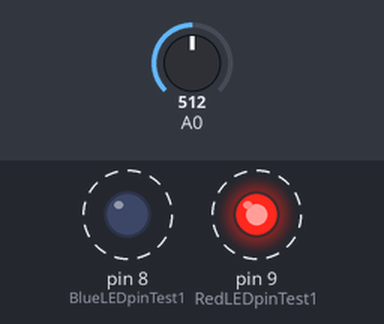
Recording of a sketch running on a simulated Arduino Uno, built with avr-gcc and run on an emulated ATmega328P. Parts: output pins drawn as LEDs (lit = HIGH). Dashed ring = blinking. Inputs (shaded band) come from the test bench; at power-on: A0 = 512. What the sketch prints to the serial monitor is not drawn.

Above: at 0.03 s.
Timing chart, 0 to 3.0 s (numbered marks = the images above):
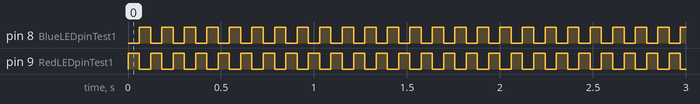

Measured:
- by itself, pin 8 (BlueLEDpinTest1), pin 9 (RedLEDpinTest1): alternates HIGH for 0.06 s and LOW for 0.06 s

The sketch:

LEDtestSuite.ino
```cpp
/*
Color sensing, 2 tests
test 1: Multiplexed LED's, 1 cone
photoDiode input: A0

test 2: 3 cones, each with its own LED and photo receptor
PhotoDiode input Red: A1
PhotoDiode input Blue: A2
PhotoDiode input Yellow: A3


*/
#include <String.h>

int RedLEDpinTest1 = 9;
int BlueLEDpinTest1 = 8;


void setup() {
  Serial.begin(9600);
  pinMode(RedLEDpinTest1, OUTPUT);
  pinMode(BlueLEDpinTest1, OUTPUT);
}

void loop() {
  String Colors[] = {"Red","Blue"};

  //Test 1 sensing multiplex circuit

  float Sensing[2]; //stores [red,blue,yellow]
  int plex[2] = {1,0};

  for (int i = 0; i < 2; i++) {

    digitalWrite(RedLEDpinTest1, plex[i]);
    digitalWrite(BlueLEDpinTest1, plex[(i+1)%2]);
    // digitalWrite(BlueLEDpinTest1, plex[(i+2)%3]);

    delay(50);
    float sensorValue = analogRead(A0) * (5.0/1023);
    Sensing[i] = sensorValue;
    delay(10);
      }
  //Then save Sensing to a file
  //test 2
    for (int i = 0; i < 2; i++) {
      Serial.print(Colors[i]);
      Serial.print(" : ");
    Serial.print(Sensing[i]);
    Serial.print("   ");
  }
Serial.print("\n");
}
```
